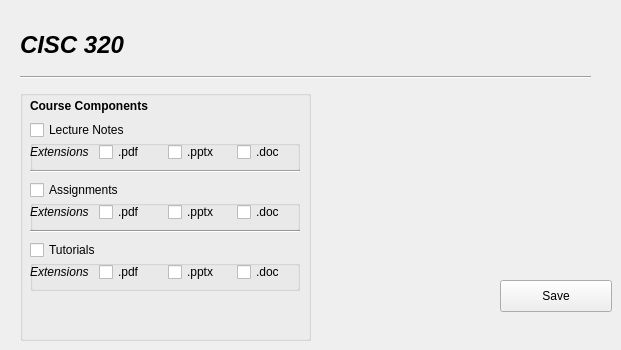
       <widget class="QWidget" name="tab_cisc320">
        <attribute name="title">
         <string>CISC 320</string>
        </attribute>
        <widget class="QPushButton" name="saveButton_Cisc320">
         <property name="geometry">
          <rect>
           <x>500</x>
           <y>280</y>
           <width>112</width>
           <height>32</height>
          </rect>
         </property>
         <property name="text">
          <string>Save</string>
         </property>
        </widget>
        <widget class="QWidget" name="layoutWidget_7">
         <property name="geometry">
          <rect>
           <x>20</x>
           <y>20</y>
           <width>571</width>
           <height>59</height>
          </rect>
         </property>
         <layout class="QVBoxLayout" name="verticalLayout_27">
          <item>
           <widget class="QLabel" name="label_46">
            <property name="styleSheet">
             <string notr="true">font-style: italic;
font-weight: bold;
font-size: 24px;
font-family: &quot;Times New Roman&quot; serif;</string>
            </property>
            <property name="text">
             <string>CISC 320</string>
            </property>
           </widget>
          </item>
          <item>
           <widget class="Line" name="line_13">
            <property name="orientation">
             <enum>Qt::Horizontal</enum>
            </property>
           </widget>
          </item>
         </layout>
        </widget>
        <widget class="QGroupBox" name="groupBox_CISC320">
         <property name="geometry">
          <rect>
           <x>20</x>
           <y>90</y>
           <width>291</width>
           <height>251</height>
          </rect>
         </property>
         <property name="title">
          <string/>
         </property>
         <widget class="QLabel" name="label_33">
          <property name="geometry">
           <rect>
            <x>10</x>
            <y>-2</y>
            <width>270</width>
            <height>35</height>
           </rect>
          </property>
          <property name="font">
           <font>
            <weight>75</weight>
            <bold>true</bold>
           </font>
          </property>
          <property name="text">
           <string>Course Components</string>
          </property>
         </widget>
         <widget class="QCheckBox" name="TUT">
          <property name="geometry">
           <rect>
            <x>10</x>
            <y>150</y>
            <width>281</width>
            <height>20</height>
           </rect>
          </property>
          <property name="text">
           <string>Tutorials</string>
          </property>
         </widget>
         <widget class="Line" name="line_2">
          <property name="geometry">
           <rect>
            <x>10</x>
            <y>140</y>
            <width>270</width>
            <height>3</height>
           </rect>
          </property>
          <property name="orientation">
           <enum>Qt::Horizontal</enum>
          </property>
         </widget>
         <widget class="QCheckBox" name="LECT">
          <property name="geometry">
           <rect>
            <x>10</x>
            <y>30</y>
            <width>281</width>
            <height>20</height>
           </rect>
          </property>
          <property name="text">
           <string>Lecture Notes</string>
          </property>
         </widget>
         <widget class="QGroupBox" name="groupBox_ASSGN">
          <property name="geometry">
           <rect>
            <x>10</x>
            <y>110</y>
            <width>270</width>
            <height>31</height>
           </rect>
          </property>
          <property name="title">
           <string/>
          </property>
          <widget class="QWidget" name="layoutWidget_2">
           <property name="geometry">
            <rect>
             <x>0</x>
             <y>0</y>
             <width>270</width>
             <height>24</height>
            </rect>
           </property>
           <layout class="QHBoxLayout" name="horizontalLayout_5">
            <item>
             <widget class="QLabel" name="label_34">
              <property name="font">
               <font>
                <weight>50</weight>
                <italic>true</italic>
                <bold>false</bold>
               </font>
              </property>
              <property name="text">
               <string>Extensions</string>
              </property>
             </widget>
            </item>
            <item>
             <widget class="QCheckBox" name="checkBox_PDF_2">
              <property name="text">
               <string>.pdf</string>
              </property>
             </widget>
            </item>
            <item>
             <widget class="QCheckBox" name="checkBox_PPTX_2">
              <property name="text">
               <string>.pptx</string>
              </property>
             </widget>
            </item>
            <item>
             <widget class="QCheckBox" name="checkBox_DOC_2">
              <property name="text">
               <string>.doc</string>
              </property>
             </widget>
            </item>
           </layout>
          </widget>
         </widget>
         <widget class="QGroupBox" name="groupBox_LECT">
          <property name="geometry">
           <rect>
            <x>10</x>
            <y>50</y>
            <width>270</width>
            <height>31</height>
           </rect>
          </property>
          <property name="title">
           <string/>
          </property>
          <widget class="QWidget" name="layoutWidget">
           <property name="geometry">
            <rect>
             <x>0</x>
             <y>0</y>
             <width>270</width>
             <height>24</height>
            </rect>
           </property>
           <layout class="QHBoxLayout" name="horizontalLayout_2">
            <item>
             <widget class="QLabel" name="label_31">
              <property name="font">
               <font>
                <weight>50</weight>
                <italic>true</italic>
                <bold>false</bold>
               </font>
              </property>
              <property name="text">
               <string>Extensions</string>
              </property>
             </widget>
            </item>
            <item>
             <widget class="QCheckBox" name="checkBox_PDF">
              <property name="text">
               <string>.pdf</string>
              </property>
             </widget>
            </item>
            <item>
             <widget class="QCheckBox" name="checkBox_PPTX">
              <property name="text">
               <string>.pptx</string>
              </property>
             </widget>
            </item>
            <item>
             <widget class="QCheckBox" name="checkBox_DOC">
              <property name="text">
               <string>.doc</string>
              </property>
             </widget>
            </item>
           </layout>
          </widget>
         </widget>
         <widget class="Line" name="line">
          <property name="geometry">
           <rect>
            <x>10</x>
            <y>80</y>
            <width>270</width>
            <height>3</height>
           </rect>
          </property>
          <property name="orientation">
           <enum>Qt::Horizontal</enum>
          </property>
         </widget>
         <widget class="QCheckBox" name="ASSGN">
          <property name="geometry">
           <rect>
            <x>10</x>
            <y>90</y>
            <width>281</width>
            <height>20</height>
           </rect>
          </property>
          <property name="text">
           <string>Assignments</string>
          </property>
         </widget>
         <widget class="QGroupBox" name="groupBox_TUT">
          <property name="geometry">
           <rect>
            <x>10</x>
            <y>170</y>
            <width>270</width>
            <height>31</height>
           </rect>
          </property>
          <property name="title">
           <string/>
          </property>
          <widget class="QWidget" name="layoutWidget_3">
           <property name="geometry">
            <rect>
             <x>0</x>
             <y>0</y>
             <width>270</width>
             <height>24</height>
            </rect>
           </property>
           <layout class="QHBoxLayout" name="horizontalLayout_6">
            <item>
             <widget class="QLabel" name="label_36">
              <property name="font">
               <font>
                <weight>50</weight>
                <italic>true</italic>
                <bold>false</bold>
               </font>
              </property>
              <property name="text">
               <string>Extensions</string>
              </property>
             </widget>
            </item>
            <item>
             <widget class="QCheckBox" name="checkBox_PDF_3">
              <property name="text">
               <string>.pdf</string>
              </property>
             </widget>
            </item>
            <item>
             <widget class="QCheckBox" name="checkBox_PPTX_3">
              <property name="text">
               <string>.pptx</string>
              </property>
             </widget>
            </item>
            <item>
             <widget class="QCheckBox" name="checkBox_DOC_3">
              <property name="text">
               <string>.doc</string>
              </property>
             </widget>
            </item>
           </layout>
          </widget>
         </widget>
        </widget>
       </widget>
